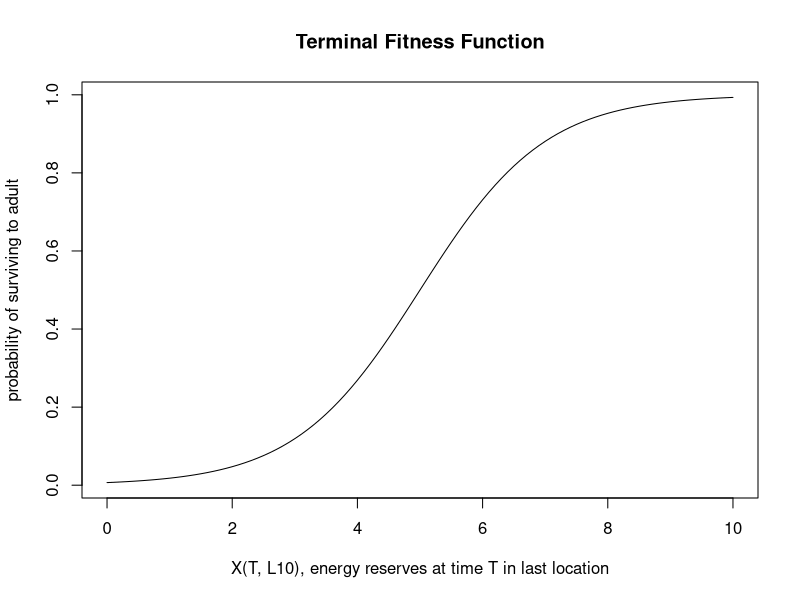
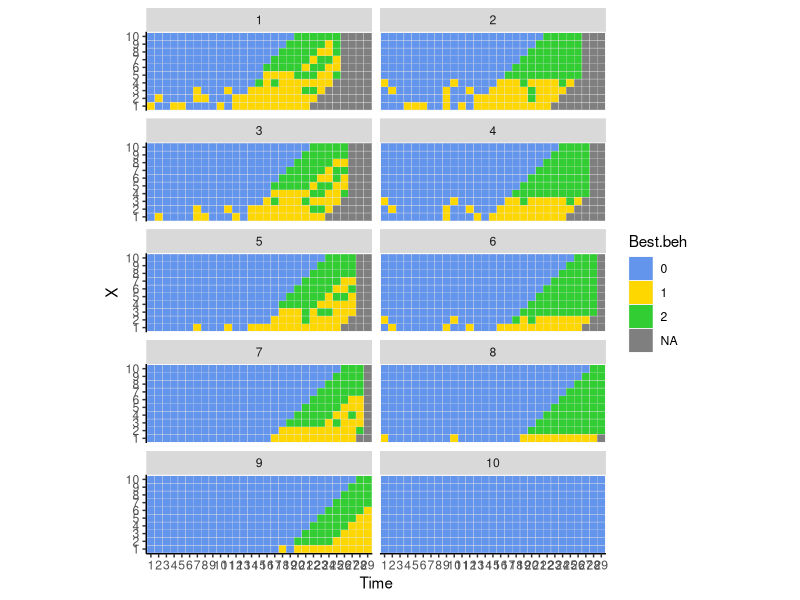
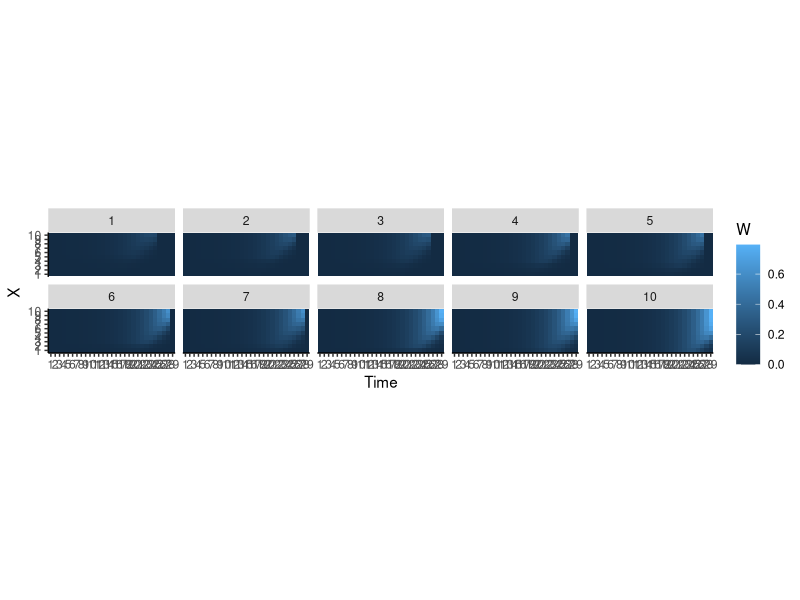
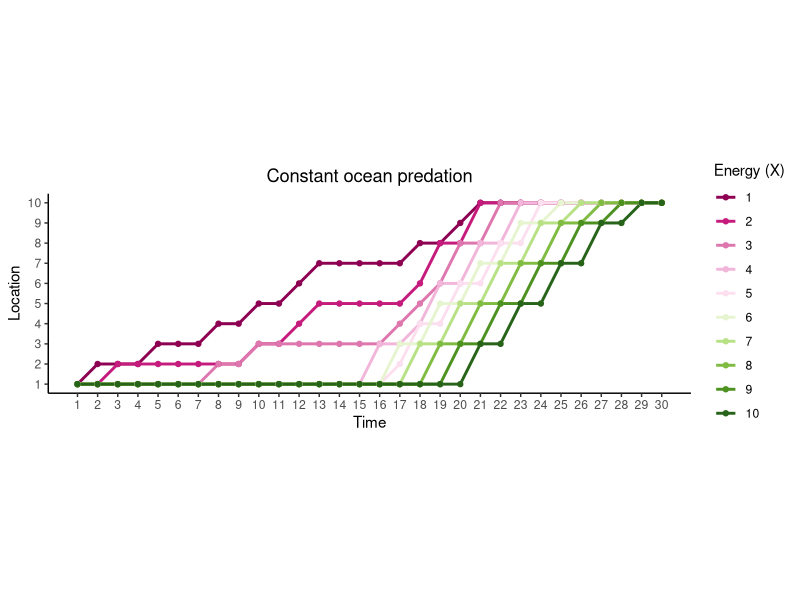

The R script that drew these images, in order:

#### SABAL FINAL PROJECT ####

### How do migrating salmon change speed (via antipredator behavior) in response to predation risk?


# load libraries
library(abind); library(ggplot2); library(plyr); library(reshape2)

#### Make empty objects to store eventual outputs from dynamic programming equations

# F.all <- an array that stores the final (including terminal) fitness (probability of surviving to a
#          returning adult) for each state (columns), time (rows), for each location (matricies)

F.all <- array(NA, dim=c(30,10,10))  #(rows: time, cols: state, matricies: location)


# Best.beh <- an array with the same structure as F.all. This is the decision matrix. Stored values
#             will be the best decision chosen (move 0, 1, 2 locations).

Best.beh <- array(NA, dim=c(30,10,10))  #(rows: time, cols: state, matricies: location)


# F.vec <- an array to hold the total fitness at time t+1 (2nd column, value used in calculations), and
#         at time t (1st column, resulting value from current calculation, which will be used in the NEXT
#         iteration).

F.vec <- array(NA, dim=c(10,2,10))  #(rows: state, cols: F(x,t), F(x, t+1), matricies: location)


#### Parameters 
m <- 5
B <- c(0.2, 0.4, 0.2)
e <- c(1, 1, 1)
e10 <- 2
c <- c(1, 1, 2)
X <- seq(1, 10, 1)
Xcrit <- 0
Xmax <- 10
L <- seq(1, 10, 1)
Lmax <- 10
b <- c(0, 1, 2)  # behavior: move 0, 1, 2 locations
Horizon <- 30  



#### Terminal fitness function - how do energy reserves at time T and location 10 relate to probability of
#    surving to a returning adult? More final energy reserves, more likely to survive to adult.
#    Terminal fitness can only range between 0 and 1.

#ONLY applicable if location is 10 at time T!!!! Otherwise, fitness is 0!
T.FITNESS <- function(X, m){  1/(1+exp(-X+m)) }
curve(T.FITNESS(X, m=5), xlim=c(0, 10), ylab="probability of surviving to adult",
      xlab="X(T, L10), energy reserves at time T in last location", main="Terminal Fitness Function",
      xname = "X")


### Fill in last column (T) for of F.vec based on Terminal fitness function
F.vec[(Xcrit+1):Xmax,2,10] <- T.FITNESS(X = seq((Xcrit+1), Xmax ,1), m=5)  #if salmon make it to location 10, then their fitness depends on their energy reserves.
F.vec[0:Xcrit,2,10] <- 0
F.vec[,2,1:9] <- 0    #if salmon end in any location besides the last (10), then their fitness is 0!



#### Fitness function - function to calculate fitness at any state, location, and behavior.

FITNESS <- function(B, X, Xmax, L, Lmax, e, e10, c, b, F.vec){
  Xnew <- ifelse(L < 10, X + e - c, X + e10 - c) # calculate new state: energy reserves. If in L 10 than salmon gains MORE energy.
  Xnew <- min(Xnew, Xmax)
  Lnew <- L + b      # calculate new state: location
  Lnew <- min(Lnew, Lmax)
  
  W <- ifelse(Xnew > Xcrit, (1-B)*F.vec[Xnew, 2, Lnew], 0) # calculate fitness: prob of survive predation times future fitness of RESULTING state and location.
  # if X is less than 1, than fitness is 0 no matter what.
  return(W)
}

# check fitness function works.
# FITNESS(B[1], X=7, Xmax, L=10, Lmax, e[1], e10, c[1], b[1], F.vec)


#### Function to get maximum fitness and best behavioral choice for any state and location. Save in Temporary array (Temp.out) to bring to next function/loop.
OVER.BEH <- function(B, X, Xmax, L, Lmax, e, e10, c, b, F.vec){
  W.behs <- matrix(NA, 3, 1)  #matrix to save fitnesses (W) from each (3) behavioral choice.
  
  for(i in 1:length(b)){ W.behs[i,] <- FITNESS(B[i], X, Xmax, L, Lmax, e[i], e10, c[i], b[i], F.vec) }   #where does x come from?
  
  W.best <- max(W.behs)  # store highest fitness in F.vec for next iteration.
  Temp <- data.frame(W = W.behs, beh = seq(0,2,1))  #make temp dataframe with each fitness (W) for each behavior.
  Beh.best <- ifelse(W.best > 0, Temp[Temp$W == max(Temp$W),2], NA)  #get single value of best behavior choice (0,1,2). If W.best is 0 for all behavioral types, than no beh is best, return NA.
  F.vec[X,1,L] <- W.best  # save best fitness in the appropriate F.vec column 1 for that specific state X and L.
  
  Temp.out <- array(NA, dim=c(11,2,10)) #(rows: state, cols: F(x,t), F(x, t+1), matricies: location). Same size as F.vec, but add 1 row to save best W and beh.
  Temp.out[11,,] <- c(W.best, Beh.best)
  Temp.out[1:10,,] <- F.vec  # Temp.out needs ALL the info that will be used in the next function/loop. 
  # F.vec AND the best W and best beh. Will split up later to use in different ways in the next function OVER.STATES.
  return(Temp.out)
}


# #Check if for loop inside OVER.BEH works...Yes!
#   W.behs <- matrix(NA, 3, 1)   #vector to save fitnesses (W) from each (3) behavioral choice.
#   for(i in 1:3){ W.behs[i,] <- FITNESS(B[i], X=8, Xmax=10, L=8, Lmax=10, e[i], c[i], b[i], F.vec) }

# # see if OVER.BEH works for a specific X and L state for T-1. Yes! And F.vec column 1 is updated with new value for next iteration!!!
#  OVER.BEH(B, X=8, Xmax=10, L=10, Lmax=10, e, e10, c, b, F.vec) # see output of OVER.BEH function.
#  OVER.BEH(B, X=2, Xmax=10, L=10, Lmax=10, e, e10, c, b, F.vec) # see output of OVER.BEH function. ERROR HERE!?
#  OVER.BEH(B, X=1, Xmax=10, L=1, Lmax=10, e, e10, c, b, F.vec) # Common to have problems when X=1...use this to check. ERROR HERE?!



#### Function to iterate over both states X and L. Output is an array where first two columns is updated F.vec, third col is best W, fourth col is best Beh.

OVER.STATES <- function(B, X, Xmax, L, Lmax, e, e10, c, b, F.vec){
  Store <- array(NA, dim=c(10,2,10))  # array to store all W.best (column 1) and Beh.best (column 2) values from OVER.BEH for each state X (rows) and L (matricies).
  
  for(X in 1:Xmax){  # iterate over states X
    for(L in 1:Lmax){ # iterate over states L
      Temp.out <- OVER.BEH(B, X, Xmax, L, Lmax, e, e10, c, b, F.vec) # returns Temp.out from OVER.BEH, which as the updated F.vec AND W.best and Beh.best in the last row.
      
      n <- nrow(Temp.out) - 1  # get number of states by subtracting the last row to store W.best and Beh.best (this should be 10)
      F.vec <- Temp.out[1:n,,] # get F.vec back solo by subsetting Temp.out wihout the stored last row with W.best and Beh.best.
      
      best.W.beh <- c(Temp.out[n+1,1,1], Temp.out[n+1,2,1]) # get only stored values W.best and Beh.best (last row of Temp.out)
      Store[X,,L] <- best.W.beh # put best W and best beh in Store.
    }}
  
  # combine Store values with F.vec in Temp.out2 as the vessel leaving this function to bring important info to next for loop!
  Temp.out2 <- abind(F.vec, Store, along = 2) # add store columns to F.vec. This should be an array with 4 columns: F(X,t), F(X,t+1), W.best, Beh.best.
  return(Temp.out2)
}


# check to see if OVER.STATES works and returns Temp.out2! Yes!!!!
#  OVER.STATES(B, X, Xmax, L, Lmax, e, c, b, F.vec)


#### MAIN PROGRAM: iterate all of the above functions over time starting with T and moving backwards until t = 0.

### Output objects to save data from program
F.vec  # (rows: state, cols: F(x,t), F(x, t+1), matricies: location)
F.all  # (rows: time, cols: state, matricies: location)
Best.beh # (rows: time, cols: state, matricies: location)


# Start iterations over time
Time <- Horizon # time starts with 30 time steps.

# Use a while loop startig at Time = 30, decrement with each loop, until time is 1 and then exit the loop.
while(Time > 1) {
  Time <- Time - 1 # calculate fitness and behavioral choices for the previous time step.
  
  Temp.out2 <- OVER.STATES(B, X, Xmax, L, Lmax, e, e10, c, b, F.vec) # get all fitness values for this time step for each state X and L!
  TempF.vec <- Temp.out2[,1:2,] # get F.vec out of Temp.out2 from OVER.STATES. Only first 2 columns of the array.
  
  for (J in 1:Xmax){    # for each state X and L, update F.vec with the new F.vec (TempF.vec) from the OVER.STATES function (column 1),
    for(K in 1:Lmax){   # and put those values back into F.vec in the second column to be ready for the next time iteration.
      F.vec[J,2,K] <- TempF.vec[J,1,K] }}
  
  Best.beh[Time,,] <- Temp.out2[,4,]  # save best behavior in Best.beh (decision matrix!)
  F.all[Time,,] <- Temp.out2[,3,]     # save best fitness in F.all
}

# check F.all and Best.beh to see if they make sense...they do!!! Woohoo!
F.all
Best.beh


#### OUTPUT
## Collapse arrays and combine into one dataframe for plotting in ggplot.
df.beh <- adply(Best.beh, c(1,2,3))                  # collapse array to dataframe
colnames(df.beh) <- c("Time", "X", "L", "Best.beh")  # add labels to columns

df.W <- adply(F.all, c(1,2,3))
colnames(df.W) <- c("Time", "X", "L", "W")

df.all1 <- join(df.beh, df.W)   # join data for best behavior and fitness together in one dataframe.
df.all1$Best.beh <- as.factor(df.all1$Best.beh)

df.all1 <- df.all1[df.all1$Time != 30,]  # drop Time = 30 because that is the end, and therefore have no behavioral choices.

#### PLOTS

# http://www.roymfrancis.com/a-guide-to-elegant-tiled-heatmaps-in-r/

# decision matrix plots for best behaviors at each location
ggplot(data=df.all1, aes(x=Time, y=X, fill=Best.beh)) + geom_tile(color="gray90") + facet_wrap(~ L, ncol = 2) +
  scale_fill_manual(values = c("cornflowerblue", "gold", "limegreen")) + coord_equal() +
  theme(axis.line = element_line(colour = "black"), panel.border = element_blank(), panel.background = element_blank())


# decision matrix plots for fitness at each location
ggplot(data=df.all1, aes(x=Time, y=X, fill=W)) + geom_tile() + facet_wrap(~ L, ncol = 5) + coord_equal() +
  theme(axis.line = element_line(colour = "black"), panel.border = element_blank(), panel.background = element_blank())



#### FORWARD SIMULATIONS ####

output <- matrix(NA, Horizon, 10)  # rows: time, columns: state (X). Output to track best behaviors over time for each state.
output[1,] <- 1 # salmon start in location 1

# for loop tracking new locations for individuals starting at L = 1, and all states of X over time.

for(X in 1:Xmax){               # iterate over state
  for(t in 1:(Horizon-1)){      # iterate over time
    L <- output[t,X]            # current location is the value in the current row of time (t)
    Lnew <- L + Best.beh[t,X,L] # location in next time step is the current location plus how much they move (Best.beh)
    Lnew <- min(Lnew, Lmax)     # location cannot be greater than Lmax 
    output[t+1,X] <- Lnew       # store new location in the next row (t+1)
  }
}



#### Plot forward simulations!

data.tracks <- melt(output)
colnames(data.tracks)<- c("Time", "X", "Location")

indiv.constant <- ggplot(data=data.tracks, aes(x=Time, y=Location, color=as.factor(X))) + geom_line(size=1) + geom_point() +
  theme(axis.line = element_line(colour = "black"), panel.border = element_blank(), panel.background = element_blank()) +
  theme(legend.key=element_blank(), legend.background=element_blank()) + coord_equal() +
  scale_x_continuous(breaks = seq(1,Horizon,1)) +
  scale_y_continuous(breaks = seq(1,Lmax,1)) +
  scale_color_brewer(name= "Energy (X)", palette = "PiYG") +
  ggtitle("Constant ocean predation") + theme(plot.title = element_text(hjust = 0.5))
indiv.constant

  ## also try "PRGn", "RdBu", "PiYG"
  

#### NOTES
## ANOTHER THING THAT COULD BE STOCHASTIC IS WHEN PEAK OCEAN ENTRY IS!!!!!! THAT WOULD BE MOST REALISTIC!
